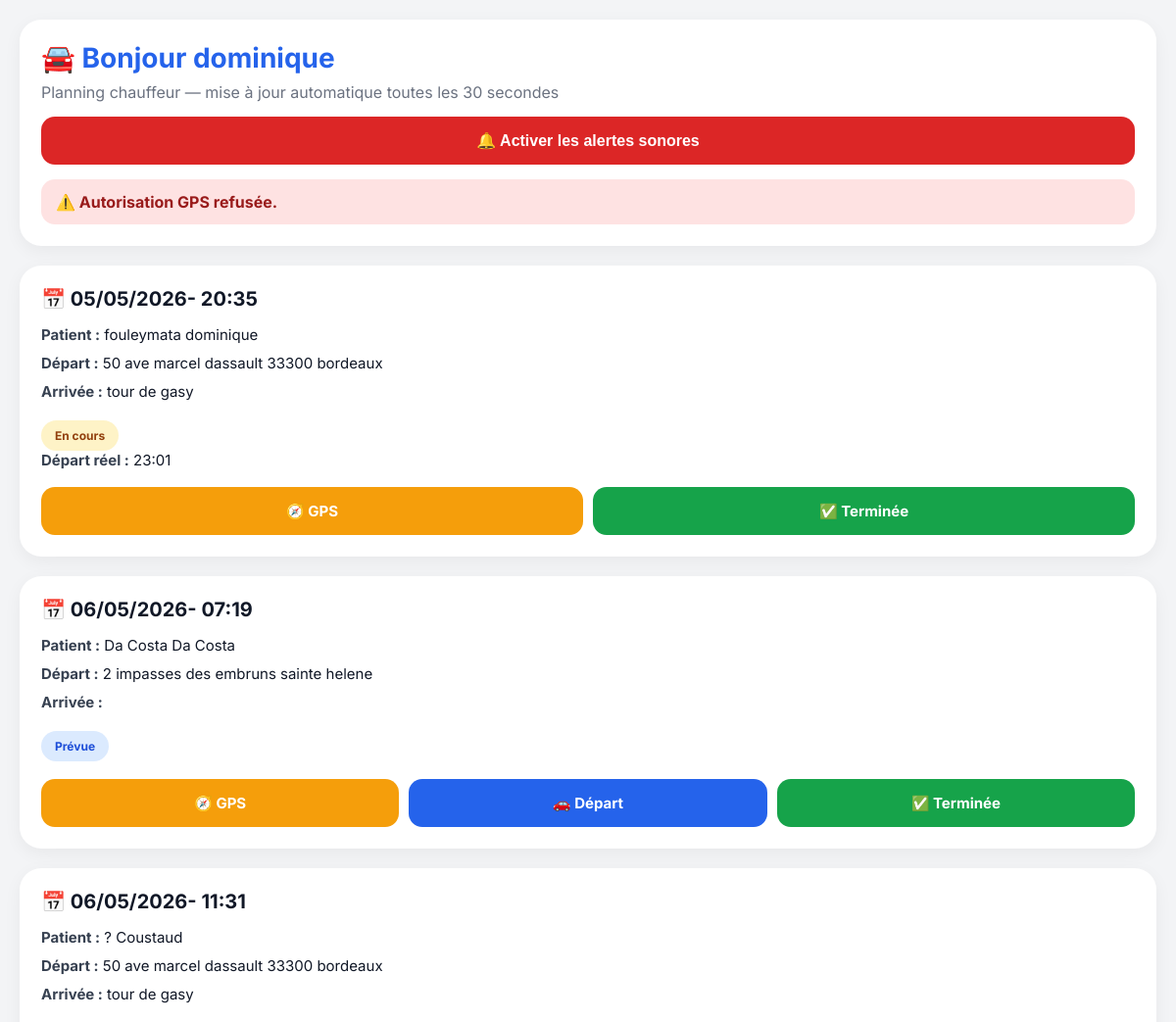
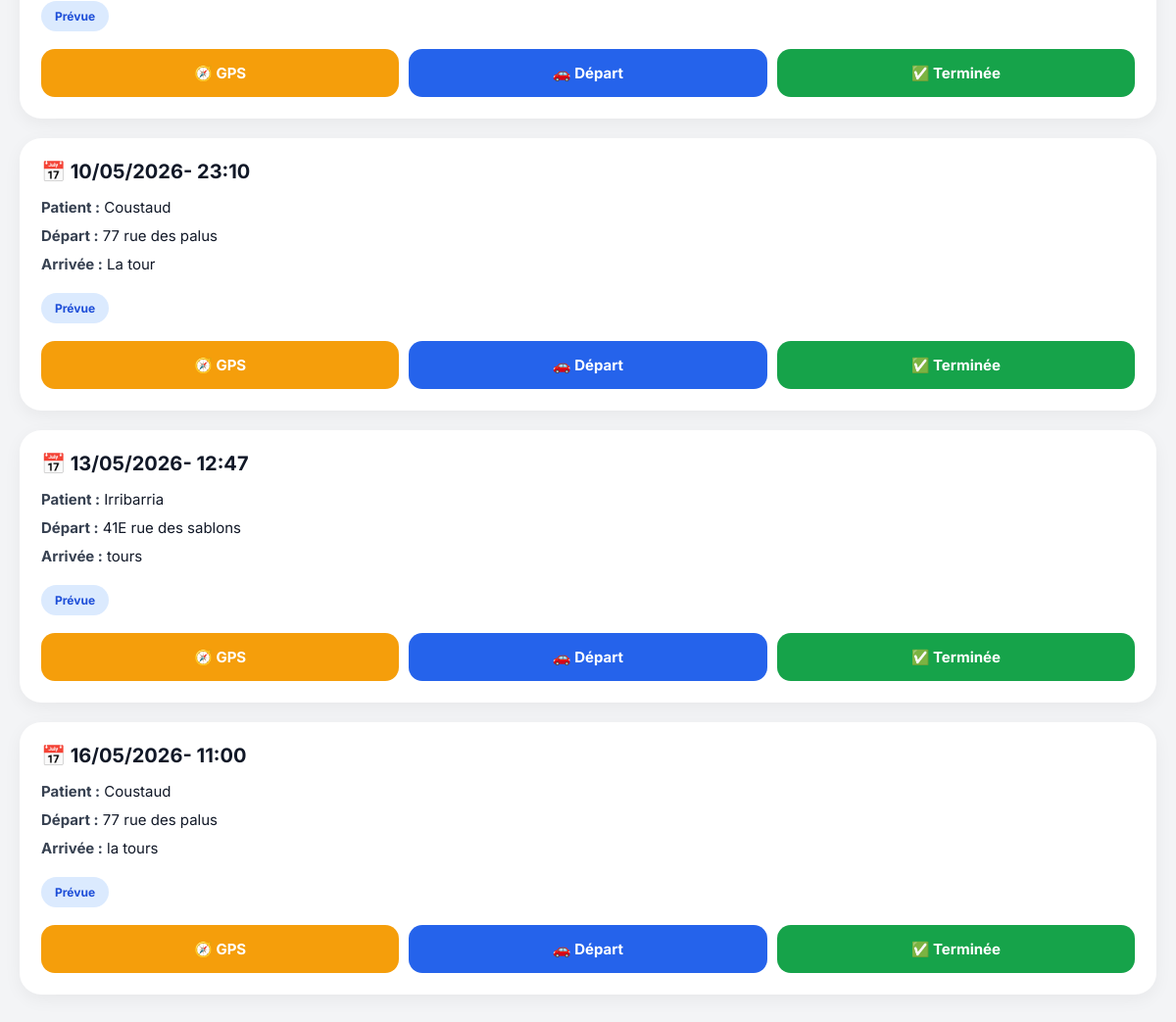
The page /chauffeur_mobile.php?token=85723e7d7094d5235bb170b2e4909dd4 on the database its author committed (2 pictures, top to bottom).
### tables this page shows
CREATE TABLE `users` (
  `id` int(11) NOT NULL AUTO_INCREMENT,
  `company_id` int(11) NOT NULL,
  `email` varchar(190) NOT NULL,
  `password` varchar(255) NOT NULL,
  `role` varchar(50) NOT NULL DEFAULT 'admin',
  `created_at` datetime NOT NULL DEFAULT current_timestamp(),
  `prenom` varchar(100) NOT NULL,
  `telephone` varchar(50) DEFAULT NULL,
  `token` varchar(100) DEFAULT NULL,
  `vehicule` varchar(100) DEFAULT NULL,
  PRIMARY KEY (`id`),
  UNIQUE KEY `email` (`email`),
  KEY `idx_users_company_id` (`company_id`),
  CONSTRAINT `fk_users_company` FOREIGN KEY (`company_id`) REFERENCES `companies` (`id`) ON DELETE CASCADE
);

CREATE TABLE `courses` (
  `id` int(11) NOT NULL AUTO_INCREMENT,
  `client_nom` varchar(100) DEFAULT NULL,
  `telephone` varchar(20) DEFAULT NULL,
  `latitude` double DEFAULT NULL,
  `longitude` double DEFAULT NULL,
  `statut` varchar(50) DEFAULT 'en cours',
  `chauffeur_id` int(11) DEFAULT NULL,
  `company_id` int(11) DEFAULT 1,
  `created_at` datetime DEFAULT current_timestamp(),
  `heure_pickup` time DEFAULT NULL,
  `heure_depot` time DEFAULT NULL,
  `type_course` varchar(50) DEFAULT NULL,
  `type_pmr` varchar(100) DEFAULT NULL,
  `notes` text DEFAULT NULL,
  `date_course` date DEFAULT NULL,
  `adresse_depart` varchar(255) DEFAULT NULL,
  `adresse_arrivee` varchar(255) DEFAULT NULL,
  `ordre` int(11) DEFAULT 0,
  `depart_reel` time DEFAULT NULL,
  `arrivee_reelle` time DEFAULT NULL,
  `heure_arrivee` time DEFAULT NULL,
  `ville_arrivee` varchar(255) DEFAULT NULL,
  PRIMARY KEY (`id`)
);

### chauffeur_mobile.php (the view, shortened to what this page needs)
<?php
require 'config.php';
$token = trim($_GET['token'] ?? '');
$stmt = $pdo->prepare("
SELECT *
FROM users
WHERE token = ?
AND role = 'chauffeur'
LIMIT 1
");
$stmt->execute([$token]);
$chauffeur = $stmt->fetch(PDO::FETCH_ASSOC);
$stmt = $pdo->prepare("
SELECT *
FROM courses
WHERE chauffeur_id = ?
AND statut NOT IN ('terminée','terminee','terminé','termine','TERMINEE','TERMINE')
ORDER BY date_course ASC, heure_pickup ASC
");
$stmt->execute([$chauffeur['id']]);
$courses = $stmt->fetchAll(PDO::FETCH_ASSOC);
?>
<!DOCTYPE html>
<html lang="fr">
<head>
</head>
<body>
<div class="top">
    <h1>🚘 Bonjour <?= htmlspecialchars($chauffeur['prenom'] ?? '') ?></h1>
    <p>Planning chauffeur — mise à jour automatique toutes les 30 secondes</p>
    <button id="btnSon" class="btn-son" onclick="activerSon()">
        🔔 Activer les alertes sonores
    </button>
    <div id="gpsStatus" class="gps-status">📍 Préparation du suivi GPS…</div>
</div>
<?php foreach($courses as $course): ?>
<?php
$statut = strtolower(trim($course['statut'] ?? 'prévue'));
$badge = '<span class="badge badge-prevu">Prévue</span>';
if ($statut === 'en cours' || $statut === 'en_cours') {
    $badge = '<span class="badge badge-cours">En cours</span>';
}
?>
<div class="card">
<h2>
📅 <?= !empty($course['date_course']) ? date('d/m/Y', strtotime($course['date_course'])) : '-' ?>
-
<?= htmlspecialchars(substr($course['heure_pickup'] ?? '', 0, 5)) ?>
</h2>
<div class="info">
<span class="label">Patient :</span>
<?= htmlspecialchars($course['client_nom'] ?? '') ?>
</div>
<div class="info">
<span class="label">Départ :</span>
<?= htmlspecialchars($course['adresse_depart'] ?? '') ?>
</div>
<div class="info">
<span class="label">Arrivée :</span>
<?= htmlspecialchars($course['adresse_arrivee'] ?? '') ?>
</div>
<?= $badge ?>
<?php if(!empty($course['depart_reel'])): ?>
<div class="info">
<span class="label">Départ réel :</span>
<?= htmlspecialchars(substr($course['depart_reel'], 0, 5)) ?>
</div>
<?php endif; ?>
<div class="actions">
<a
class="btn btn-gps"
target="_blank"
href="https://www.google.com/maps/search/?api=1&query=<?= urlencode($course['adresse_depart'] ?? '') ?>"
>
🧭 GPS
</a>
<?php if($statut !== 'en cours' && $statut !== 'en_cours'): ?>
<a
class="btn btn-start"
href="chauffeur_mobile.php?token=<?= urlencode($token) ?>&course=<?= intval($course['id']) ?>&action=depart"
>
🚗 Départ
</a>
<?php endif; ?>
<a
class="btn btn-end"
href="chauffeur_mobile.php?token=<?= urlencode($token) ?>&course=<?= intval($course['id']) ?>&action=termine"
onclick="return confirm('Marquer cette course comme terminée ?')"
>
✅ Terminée
</a>
</div>
</div>
<?php endforeach; ?>
</body>
</html>

### chauffeur_mobile.php (style rules this page uses)
* { margin:0;padding:0;box-sizing:border-box }
body { font-family:'Inter',sans-serif; background:#f3f4f6; padding:20px; color:#111827; }
.top { background:white; padding:22px; border-radius:22px; margin-bottom:20px; box-shadow:0 5px 18px rgba(0,0,0,.05); }
.top h1 { font-size:28px; color:#2563eb; }
.top p { margin-top:8px; color:#6b7280; }
.btn-son { width:100%; margin-top:15px; padding:15px; border:0; border-radius:14px; background:#dc2626; color:white; font-weight:700; font-size:16px; }
.card { background:white; border-radius:22px; padding:22px; margin-bottom:20px; box-shadow:0 5px 18px rgba(0,0,0,.05); }
.card h2 { font-size:20px; margin-bottom:15px; }
.info { margin-bottom:10px; font-size:15px; }
.label { font-weight:700; color:#374151; }
.badge { display:inline-block; padding:8px 14px; border-radius:999px; font-size:12px; font-weight:700; margin-top:10px; }
.badge-prevu { background:#dbeafe; color:#1d4ed8; }
.badge-cours { background:#fef3c7; color:#92400e; }
.actions { display:flex; gap:10px; margin-top:18px; flex-wrap:wrap; }
.btn { flex:1; padding:15px; border-radius:14px; text-decoration:none; text-align:center; font-weight:700; font-size:15px; }
.btn-gps { background:#f59e0b; color:white; }
.btn-start { background:#2563eb; color:white; }
.btn-end { background:#16a34a; color:white; }
.gps-status { margin-top:15px;padding:13px 15px;border-radius:14px;background:#e5e7eb;color:#374151;font-weight:700 }
.gps-status.err { background:#fee2e2;color:#991b1b }

### rows shown on the page
users: prenom "dominique"
courses: date_course "05/05/2026", heure_pickup "20:35", client_nom "fouleymata dominique", adresse_depart "50 ave marcel dassault 33300 bordeaux", adresse_arrivee "tour de gasy", statut "En cours", depart_reel "23:01"
courses: date_course "06/05/2026", heure_pickup "07:19", client_nom "Da Costa Da Costa", adresse_depart "2 impasses des embruns sainte helene"
courses: date_course "06/05/2026", heure_pickup "11:31", client_nom "? Coustaud", adresse_depart "50 ave marcel dassault 33300 bordeaux", adresse_arrivee "tour de gasy"
courses: date_course "10/05/2026", heure_pickup "23:10", client_nom "Coustaud", adresse_depart "77 rue des palus", adresse_arrivee "La tour"
courses: date_course "13/05/2026", heure_pickup "12:47", client_nom "Irribarria", adresse_depart "41E rue des sablons", adresse_arrivee "tours"
courses: date_course "16/05/2026", heure_pickup "11:00", client_nom "Coustaud", adresse_depart "77 rue des palus", adresse_arrivee "la tours"
